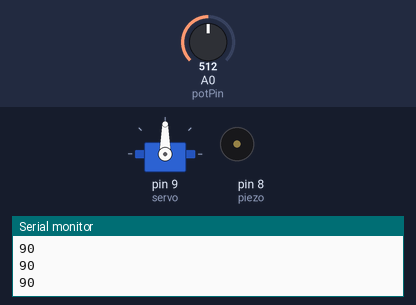
The sketch below on a simulated Arduino Uno, built with avr-gcc and run on an emulated ATmega328P. On the bench: servo, buzzer (waves = sounding), the last lines printed to the serial monitor. The inputs (shaded band) are chosen by the test bench; at power-on: A0 (potPin) = 512.

Above: at 1.2 s.
1.3 s: A0 (potPin) set to 716
At 2.1 s:
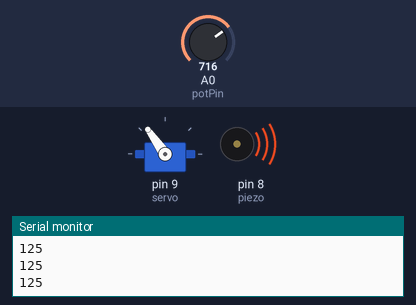
2.8 s: A0 (potPin) set to 900
At 4.0 s:
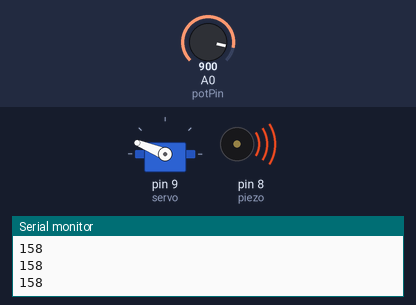
Timing chart, 0 to 3.4 s (numbered marks = the images above; inputs shaded):
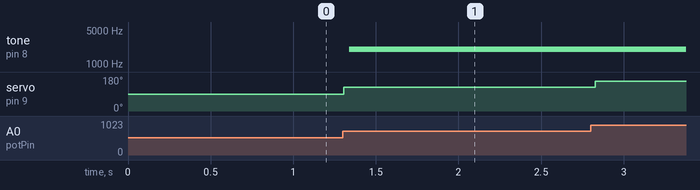

The sketch:

motor_servo.ino
```cpp
#include <Servo.h>
Servo myservo;
int potPin = 0;
int val;
int toneVal;
float sinVal;
int servo = 9;
int piezo = 8;


void setup() {
  myservo.attach(servo);
  Serial.begin(9600);
  pinMode(piezo, OUTPUT);
}

void loop() {
  val = analogRead(potPin);

  val = map(val, 0, 1023, 0, 180);

  myservo.write(val);
  Serial.println(val);

  if (val > 90) {
    piezoSound(piezo);
  } else {
    noTone(piezo);
  }

  delay(15);

}

void piezoSound(int piezoPin) {
  for (int i = 0; i < 180; i++){
      sinVal = sin(i * 3.1412 / 180);
      toneVal = int(sinVal * 1000) + 2000;
      tone(piezoPin, toneVal);
  }
}
```

Measured:
- after the input at 1.3 s, tone on pin 8 (piezo): silent → 2017 Hz at once; servo on pin 9 (servo): 90° → 125° at once
